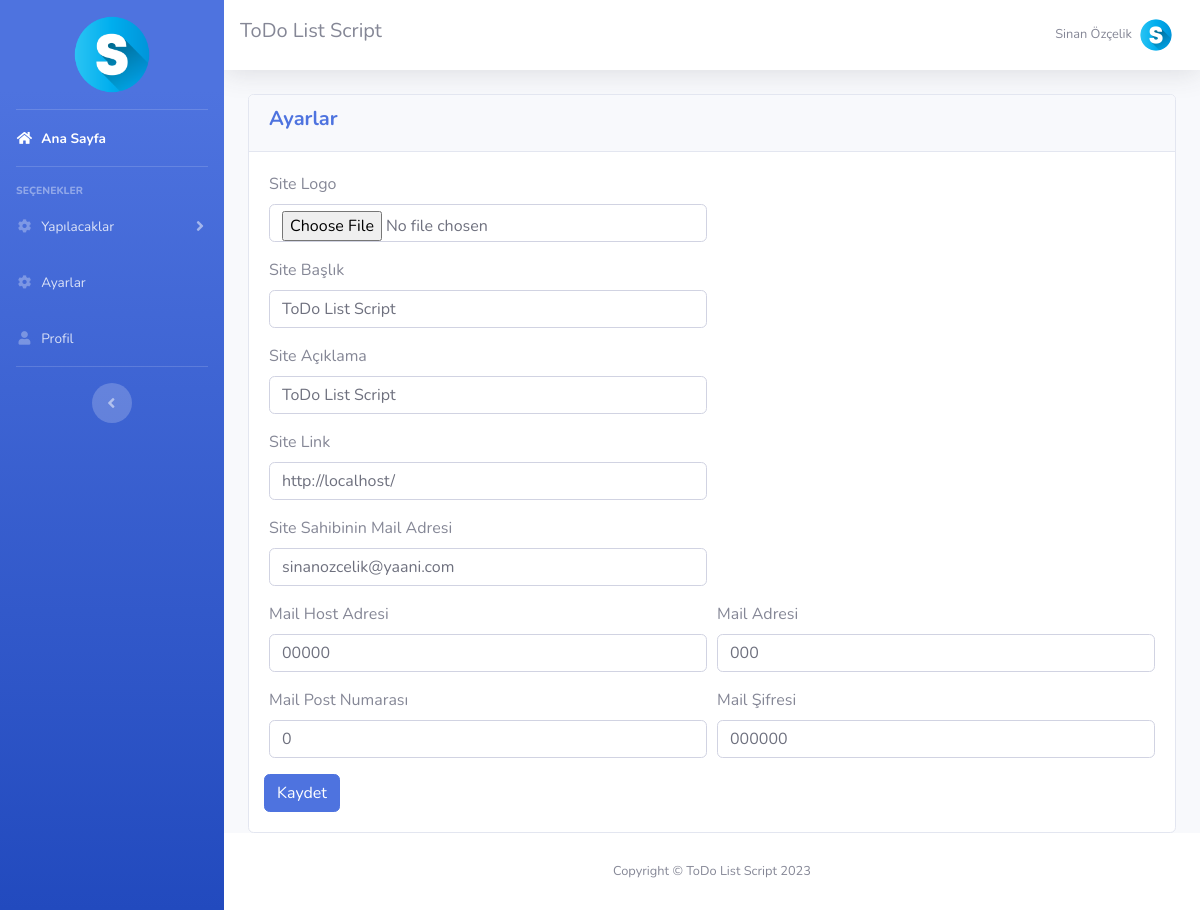
Page /ayarlar.php (signed in) on the committed database.
### tables this page shows
CREATE TABLE `ayarlar` (
  `id` int(11) NOT NULL,
  `site_logo` varchar(400) NOT NULL,
  `site_baslik` varchar(350) NOT NULL,
  `site_aciklama` varchar(300) NOT NULL,
  `site_link` varchar(100) NOT NULL,
  `site_sahip_mail` varchar(100) NOT NULL,
  `site_mail_host` varchar(100) NOT NULL,
  `site_mail_mail` varchar(100) NOT NULL,
  `site_mail_port` int(11) NOT NULL,
  `site_mail_sifre` varchar(100) NOT NULL
);

### islemler/baglan.php (called while the page is built, shortened)
<?php
$host = "localhost";
$veritabani_ismi = "todo";
$kullanici_adi = "root";
$sifre = "";
try {
	$db = new PDO("mysql:host=$host;dbname=$veritabani_ismi;charset=utf8", $kullanici_adi, $sifre);
} catch (PDOException $e) {
	echo $e->getmessage();
}
$sorgu = $db->prepare("SELECT * FROM ayarlar");
$sorgu->execute();
$ayarcek = $sorgu->fetch(PDO::FETCH_ASSOC);
?>

### fonksiyonlar.php (called while the page is built, shortened)
<?php
function yetkikontrol()
{
	if (@$_SESSION['kul_yetki'] == 1) {
		return TRUE;
	} else {
		return FALSE;
	}
}
?>

### ayarlar.php (the view, shortened to what this page needs)
<?php include 'header.php';
?>
<div class="container-fluid">
	<div class="row">
		<div class="col-md-12">
			<div class="card">
				<div class="card-header">
					<h5 class="font-weight-bold text-primary">Ayarlar</h5>
				</div>
				<div class="card-body">
					<form action="islemler/ajax.php" method="POST" accept-charset="utf-8" enctype="multipart/form-data">
						<div class="form-row">
							<div class="col-md-6 form-group">
								<label>Site Logo</label>
								<input type="file" class="form-control" name="site_logo">
							</div>
						</div>
						<div class="form-row">
							<div class="col-md-6 form-group">
								<label>Site Başlık</label>
								<input type="text" class="form-control" name="site_baslik"
									value="<?php echo $ayarcek['site_baslik'] ?>">
							</div>
						</div>
						<div class="form-row">
							<div class="col-md-6 form-group">
								<label>Site Açıklama</label>
								<input type="text" class="form-control" name="site_aciklama"
									value="<?php echo $ayarcek['site_aciklama'] ?>">
							</div>
						</div>
						<div class="form-row">
							<div class="col-md-6 form-group">
								<label>Site Link</label>
								<input type="text" class="form-control" name="site_link"
									value="<?php echo $ayarcek['site_link'] ?>">
							</div>
						</div>
						<div class="form-row">
							<div class="col-md-6 form-group">
								<label>Site Sahibinin Mail Adresi</label>
								<input type="text" class="form-control" name="site_sahip_mail"
									value="<?php echo $ayarcek['site_sahip_mail'] ?>">
							</div>
						</div>
						<div class="form-row">
							<div class="col-md-6 form-group">
								<label>Mail Host Adresi</label>
								<input type="text" class="form-control" name="site_mail_host"
									value="<?php echo $ayarcek['site_mail_host'] ?>">
							</div>
							<div class="col-md-6 form-group">
								<label>Mail Adresi</label>
								<input type="text" class="form-control" name="site_mail_mail"
									value="<?php echo $ayarcek['site_mail_mail'] ?>">
							</div>
						</div>
						<div class="form-row">
							<div class="col-md-6 form-group">
								<label>Mail Post Numarası</label>
								<input type="text" class="form-control" name="site_mail_port"
									value="<?php echo $ayarcek['site_mail_port'] ?>">
							</div>
							<div class="col-md-6 form-group">
								<label>Mail Şifresi</label>
								<input type="text" class="form-control" name="site_mail_sifre"
									value="<?php echo $ayarcek['site_mail_sifre'] ?>">
							</div>
						</div>
						<div class="form-row">
							<button type="submit" class="btn btn-primary" name="ayarkaydet">Kaydet</button>
						</div>
					</form>
				</div>
			</div>
		</div>
	</div>
</div>
<?php include 'footer.php' ?>

### header.php (shortened to what this page needs)
<?php
include 'islemler/baglan.php';
include 'fonksiyonlar.php';
?>
<!DOCTYPE html>
<html lang="tr">
<head>
  <link href="vendor/fontawesome-free/css/all.min.css" rel="stylesheet" type="text/css">
  <link href="css/sb-admin-2.min.css" rel="stylesheet">
</head>
<body id="page-top">
  <div id="wrapper">
    <ul class="navbar-nav bg-gradient-primary sidebar sidebar-dark accordion" id="accordionSidebar">
      <li class="nav-item">
        <a class="nav-link text-center" href="index.php">
          <img src="dosyalar/<?php echo $ayarcek['site_logo'] ?>" style="width: 40%; height: auto;">
        </a>
      </li>
      <hr class="sidebar-divider my-0">
      <li class="nav-item active">
        <a class="nav-link" href="index.php">
          <i class="fas fa-fw fa-home"></i>
          <span>Ana Sayfa</span></a>
      </li>
      <hr class="sidebar-divider">
      <div class="sidebar-heading">
        Seçenekler
      </div>
      <li class="nav-item">
        <a class="nav-link collapsed" href="#" data-toggle="collapse" data-target="#collapseTwo" aria-expanded="true"
          aria-controls="collapseTwo">
          <i class="fas fa-fw fa-cog"></i>
          <span>Yapılacaklar</span>
        </a>
      </li>
      <?php
      if (yetkikontrol()) { ?>
        <li class="nav-item">
          <a class="nav-link" href="ayarlar.php">
            <i class="fas fa-fw fa-cog"></i>
            <span>Ayarlar</span></a>
        </li>
      <?php } ?>
      <li class="nav-item">
        <a class="nav-link" href="profil.php">
          <i class="fas fa-fw fa-user"></i>
          <span>Profil</span></a>
      </li>
      <hr class="sidebar-divider d-none d-md-block">
      <div class="text-center d-none d-md-inline">
        <button class="rounded-circle border-0" id="sidebarToggle"></button>
      </div>
    </ul>
    <div id="content-wrapper" class="d-flex flex-column">
      <div id="content">
        <nav class="navbar navbar-expand navbar-light bg-white topbar mb-4 static-top shadow">
          <h5>
            <?php echo $ayarcek['site_baslik'] ?>
          </h5>
          <ul class="navbar-nav ml-auto">
            <li class="nav-item dropdown no-arrow">
              <a class="nav-link dropdown-toggle" href="#" id="userDropdown" role="button" data-toggle="dropdown"
                aria-haspopup="true" aria-expanded="false">
                <span class="mr-2 d-none d-lg-inline text-gray-600 small">
                  <?php echo $_SESSION['kul_isim'] ?>
                </span>
                <img class="img-profile rounded-circle" src="dosyalar/<?php echo $ayarcek['site_logo'] ?>">
              </a>
            </li>
          </ul>
        </nav>

### footer.php (shortened to what this page needs)
<footer class="sticky-footer bg-white">
  <div class="container my-auto">
    <div class="copyright text-center my-auto">
      <span>Copyright &copy;
        <?php echo $ayarcek['site_baslik']; ?>
        <?php echo date("Y"); ?>
      </span>
    </div>
  </div>
</footer>
</div>
</div>
</body>
</html>

### rows in the picture
ayarlar: site_logo (picture), site_baslik "ToDo List Script", site_aciklama "ToDo List Script", site_link "http://localhost/", site_sahip_mail "sinanozcelik@yaani.com", site_mail_host "00000", site_mail_mail "000", site_mail_port "0", site_mail_sifre "000000"

### other values in the picture
$_SESSION['kul_isim'] "Sinan Özçelik"
